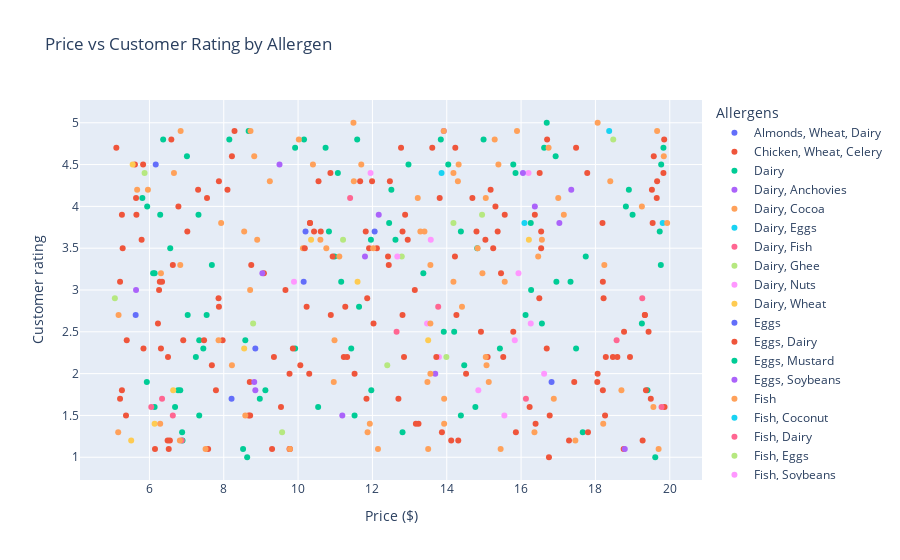

The notebook cell saved with this chart:
### Code cell
fig = px.scatter(data, x='Price ($)', y='Customer rating', color='Allergens', 
                 title="Price vs Customer Rating by Allergen")
fig.show()

### Figure 1 — Plotly figure (JSON) as saved in the notebook; plotly's stock layout.template omitted (floating-point values rounded to 4 significant figures; data arrays with more than 128 entries replaced by an {"elided": "..."} marker saying what was removed)
{"data": [{"hovertemplate": "Allergens=Almonds, Wheat, Dairy<br>Price ($)=%{x}<br>Customer rating=%{y}<extra></extra>", "legendgroup": "Almonds, Wheat, Dairy", "marker": {"color": "#636efa", "symbol": "circle"}, "mode": "markers", "name": "Almonds, Wheat, Dairy", "orientation": "v", "showlegend": true, "type": "scatter", "x": [10.15, 6.17], "xaxis": "x", "y": [3.1, 4.5], "yaxis": "y"}, {"hovertemplate": "Allergens=Chicken, Wheat, Celery<br>Price ($)=%{x}<br>Customer rating=%{y}<extra></extra>", "legendgroup": "Chicken, Wheat, Celery", "marker": {"color": "#EF553B", "symbol": "circle"}, "mode": "markers", "name": "Chicken, Wheat, Celery", "orientation": "v", "showlegend": true, "type": "scatter", "x": [19.65, 17.48], "xaxis": "x", "y": [4.1, 4.7], "yaxis": "y"}, {"hovertemplate": "Allergens=Dairy<br>Price ($)=%{x}<br>Customer rating=%{y}<extra></extra>", "legendgroup": "Dairy", "marker": {"color": "#00cc96", "symbol": "circle"}, "mode": "markers", "name": "Dairy", "orientation": "v", "showlegend": true, "type": "scatter", "x": [10.83, 9.92, 6.14, 14.99, 12.45, 13.37, 18.9, 16.95, 14.82, 6.29, 10.98, 19.76, 6.89, 17.33, 12.97, 6.56, 7.68, 10.54, 19.77, 7.01, 11.07, 8.58, 12.81, 6.14, 12.62, 6.77, 14.04, 11.52, 10.16, 8.67, 7.25, 14.38, 7.34, 13.84, 7.03, 11.97, 11.16, 15.79, 8.15, 16.12, 10.74, 19.25, 16.62, 15.43, 14.47, 14.2, 19.4, 6.83, 17.48, 5.81, 16.69, 16.27, 19.83, 9.12, 9.92, 11.96, 19, 19.73, 8.97, 18.82, 6.88, 7.32, 19.61, 7.45, 8.52, 7.34, 16.26, 16.93, 14.77, 17.66, 5.93, 11.43, 6.1, 6.37, 11.59, 7.54, 13.92, 14.38, 17.74, 5.94, 8.63, 6.69, 11.64], "xaxis": "x", "y": [3.7, 2.3, 3.2, 4.8, 3.8, 3.2, 4.2, 3.1, 3.5, 3.9, 3.4, 3.3, 1.2, 3.1, 4.5, 3.5, 3.3, 1.6, 4.5, 4.6, 4.4, 2.4, 1.3, 1.6, 3.6, 1.8, 4.5, 1.5, 4.8, 4.9, 2.2, 1.5, 2.4, 4.8, 2.7, 1.8, 3.1, 4.5, 4.8, 2.7, 4.7, 2.6, 4.7, 2.3, 2.1, 2.5, 1.8, 1.8, 2.3, 4.1, 5, 3, 4.7, 1.8, 4.7, 3.6, 3.9, 3.7, 1.7, 4, 1.3, 3.9, 1, 2.3, 1.1, 1.5, 3.8, 4.6, 1.6, 1.3, 1.9, 2.3, 3.2, 4.8, 4.8, 2.7, 2.5, 3.7, 3.4, 4, 1, 1.6, 2.8], "yaxis": "y"}, {"hovertemplate": "Allergens=Dairy, Anchovies<br>Price ($)=%{x}<br>Customer rating=%{y}<extra></extra>", "legendgroup": "Dairy, Anchovies", "marker": {"color": "#ab63fa", "symbol": "circle"}, "mode": "markers", "name": "Dairy, Anchovies", "orientation": "v", "showlegend": true, "type": "scatter", "x": [13.69], "xaxis": "x", "y": [2], "yaxis": "y"}, {"hovertemplate": "Allergens=Dairy, Cocoa<br>Price ($)=%{x}<br>Customer rating=%{y}<extra></extra>", "legendgroup": "Dairy, Cocoa", "marker": {"color": "#FFA15A", "symbol": "circle"}, "mode": "markers", "name": "Dairy, Cocoa", "orientation": "v", "showlegend": true, "type": "scatter", "x": [16.46], "xaxis": "x", "y": [3.4], "yaxis": "y"}, {"hovertemplate": "Allergens=Dairy, Eggs<br>Price ($)=%{x}<br>Customer rating=%{y}<extra></extra>", "legendgroup": "Dairy, Eggs", "marker": {"color": "#19d3f3", "symbol": "circle"}, "mode": "markers", "name": "Dairy, Eggs", "orientation": "v", "showlegend": true, "type": "scatter", "x": [19.81], "xaxis": "x", "y": [3.8], "yaxis": "y"}, {"hovertemplate": "Allergens=Dairy, Fish<br>Price ($)=%{x}<br>Customer rating=%{y}<extra></extra>", "legendgroup": "Dairy, Fish", "marker": {"color": "#FF6692", "symbol": "circle"}, "mode": "markers", "name": "Dairy, Fish", "orientation": "v", "showlegend": true, "type": "scatter", "x": [11.4], "xaxis": "x", "y": [4.1], "yaxis": "y"}, {"hovertemplate": "Allergens=Dairy, Ghee<br>Price ($)=%{x}<br>Customer rating=%{y}<extra></extra>", "legendgroup": "Dairy, Ghee", "marker": {"color": "#B6E880", "symbol": "circle"}, "mode": "markers", "name": "Dairy, Ghee", "orientation": "v", "showlegend": true, "type": "scatter", "x": [11.21], "xaxis": "x", "y": [3.6], "yaxis": "y"}, {"hovertemplate": "Allergens=Dairy, Nuts<br>Price ($)=%{x}<br>Customer rating=%{y}<extra></extra>", "legendgroup": "Dairy, Nuts", "marker": {"color": "#FF97FF", "symbol": "circle"}, "mode": "markers", "name": "Dairy, Nuts", "orientation": "v", "showlegend": true, "type": "scatter", "x": [13.47, 13.79], "xaxis": "x", "y": [2.6, 2.2], "yaxis": "y"}, {"hovertemplate": "Allergens=Dairy, Wheat<br>Price ($)=%{x}<br>Customer rating=%{y}<extra></extra>", "legendgroup": "Dairy, Wheat", "marker": {"color": "#FECB52", "symbol": "circle"}, "mode": "markers", "name": "Dairy, Wheat", "orientation": "v", "showlegend": true, "type": "scatter", "x": [11.6, 6.64, 6.14], "xaxis": "x", "y": [3.1, 1.8, 1.4], "yaxis": "y"}, {"hovertemplate": "Allergens=Eggs<br>Price ($)=%{x}<br>Customer rating=%{y}<extra></extra>", "legendgroup": "Eggs", "marker": {"color": "#636efa", "symbol": "circle"}, "mode": "markers", "name": "Eggs", "orientation": "v", "showlegend": true, "type": "scatter", "x": [16.82, 8.21, 8.85], "xaxis": "x", "y": [1.9, 1.7, 2.3], "yaxis": "y"}, {"hovertemplate": "Allergens=Eggs, Dairy<br>Price ($)=%{x}<br>Customer rating=%{y}<extra></extra>", "legendgroup": "Eggs, Dairy", "marker": {"color": "#EF553B", "symbol": "circle"}, "mode": "markers", "name": "Eggs, Dairy", "orientation": "v", "showlegend": true, "type": "scatter", "x": [13.14], "xaxis": "x", "y": [3], "yaxis": "y"}, {"hovertemplate": "Allergens=Eggs, Mustard<br>Price ($)=%{x}<br>Customer rating=%{y}<extra></extra>", "legendgroup": "Eggs, Mustard", "marker": {"color": "#00cc96", "symbol": "circle"}, "mode": "markers", "name": "Eggs, Mustard", "orientation": "v", "showlegend": true, "type": "scatter", "x": [12.51], "xaxis": "x", "y": [4.2], "yaxis": "y"}, {"hovertemplate": "Allergens=Eggs, Soybeans<br>Price ($)=%{x}<br>Customer rating=%{y}<extra></extra>", "legendgroup": "Eggs, Soybeans", "marker": {"color": "#ab63fa", "symbol": "circle"}, "mode": "markers", "name": "Eggs, Soybeans", "orientation": "v", "showlegend": true, "type": "scatter", "x": [12.17], "xaxis": "x", "y": [3.9], "yaxis": "y"}, {"hovertemplate": "Allergens=Fish<br>Price ($)=%{x}<br>Customer rating=%{y}<extra></extra>", "legendgroup": "Fish", "marker": {"color": "#FFA15A", "symbol": "circle"}, "mode": "markers", "name": "Fish", "orientation": "v", "showlegend": true, "type": "scatter", "x": [10.13, 6.83, 5.17, 5.96, 13.93, 12.15, 11.7], "xaxis": "x", "y": [3.5, 3.3, 2.7, 4.2, 1.7, 1.1, 4.5], "yaxis": "y"}, {"hovertemplate": "Allergens=Fish, Coconut<br>Price ($)=%{x}<br>Customer rating=%{y}<extra></extra>", "legendgroup": "Fish, Coconut", "marker": {"color": "#19d3f3", "symbol": "circle"}, "mode": "markers", "name": "Fish, Coconut", "orientation": "v", "showlegend": true, "type": "scatter", "x": [18.37], "xaxis": "x", "y": [4.9], "yaxis": "y"}, {"hovertemplate": "Allergens=Fish, Dairy<br>Price ($)=%{x}<br>Customer rating=%{y}<extra></extra>", "legendgroup": "Fish, Dairy", "marker": {"color": "#FF6692", "symbol": "circle"}, "mode": "markers", "name": "Fish, Dairy", "orientation": "v", "showlegend": true, "type": "scatter", "x": [13.77, 12.65], "xaxis": "x", "y": [2.8, 2.5], "yaxis": "y"}, {"hovertemplate": "Allergens=Fish, Eggs<br>Price ($)=%{x}<br>Customer rating=%{y}<extra></extra>", "legendgroup": "Fish, Eggs", "marker": {"color": "#B6E880", "symbol": "circle"}, "mode": "markers", "name": "Fish, Eggs", "orientation": "v", "showlegend": true, "type": "scatter", "x": [9.57, 5.87], "xaxis": "x", "y": [1.3, 4.4], "yaxis": "y"}, {"hovertemplate": "Allergens=Fish, Soybeans<br>Price ($)=%{x}<br>Customer rating=%{y}<extra></extra>", "legendgroup": "Fish, Soybeans", "marker": {"color": "#FF97FF", "symbol": "circle"}, "mode": "markers", "name": "Fish, Soybeans", "orientation": "v", "showlegend": true, "type": "scatter", "x": [14.85, 15.93, 9.89, 13.57, 16.26, 16.62], "xaxis": "x", "y": [1.8, 3.2, 3.1, 3.6, 2.6, 2], "yaxis": "y"}, {"hovertemplate": "Allergens=Milk<br>Price ($)=%{x}<br>Customer rating=%{y}<extra></extra>", "legendgroup": "Milk", "marker": {"color": "#FECB52", "symbol": "circle"}, "mode": "markers", "name": "Milk", "orientation": "v", "showlegend": true, "type": "scatter", "x": [16.21, 10.35, 13.5, 5.51], "xaxis": "x", "y": [3.6, 3.6, 2.4, 1.2], "yaxis": "y"}, {"hovertemplate": "Allergens=Milk, Strawberries<br>Price ($)=%{x}<br>Customer rating=%{y}<extra></extra>", "legendgroup": "Milk, Strawberries", "marker": {"color": "#636efa", "symbol": "circle"}, "mode": "markers", "name": "Milk, Strawberries", "orientation": "v", "showlegend": true, "type": "scatter", "x": [10.2, 5.63], "xaxis": "x", "y": [3.7, 2.7], "yaxis": "y"}, {"hovertemplate": "Allergens=None<br>Price ($)=%{x}<br>Customer rating=%{y}<extra></extra>", "legendgroup": "None", "marker": {"color": "#EF553B", "symbol": "circle"}, "mode": "markers", "name": "None", "orientation": "v", "showlegend": true, "type": "scatter", "x": {"elided": "148 float values"}, "xaxis": "x", "y": {"elided": "148 float values"}, "yaxis": "y"}, {"hovertemplate": "Allergens=Oats, Dairy<br>Price ($)=%{x}<br>Customer rating=%{y}<extra></extra>", "legendgroup": "Oats, Dairy", "marker": {"color": "#00cc96", "symbol": "circle"}, "mode": "markers", "name": "Oats, Dairy", "orientation": "v", "showlegend": true, "type": "scatter", "x": [16.56], "xaxis": "x", "y": [2.6], "yaxis": "y"}, {"hovertemplate": "Allergens=Peanuts<br>Price ($)=%{x}<br>Customer rating=%{y}<extra></extra>", "legendgroup": "Peanuts", "marker": {"color": "#ab63fa", "symbol": "circle"}, "mode": "markers", "name": "Peanuts", "orientation": "v", "showlegend": true, "type": "scatter", "x": [8.82, 16.37, 9.04, 17.35, 8.85], "xaxis": "x", "y": [1.9, 4, 3.2, 4.2, 1.8], "yaxis": "y"}, {"hovertemplate": "Allergens=Pine nuts, Dairy<br>Price ($)=%{x}<br>Customer rating=%{y}<extra></extra>", "legendgroup": "Pine nuts, Dairy", "marker": {"color": "#FFA15A", "symbol": "circle"}, "mode": "markers", "name": "Pine nuts, Dairy", "orientation": "v", "showlegend": true, "type": "scatter", "x": [10.96, 16.36, 14.18], "xaxis": "x", "y": [1.9, 1.3, 3.1], "yaxis": "y"}, {"hovertemplate": "Allergens=Rice, Dairy<br>Price ($)=%{x}<br>Customer rating=%{y}<extra></extra>", "legendgroup": "Rice, Dairy", "marker": {"color": "#19d3f3", "symbol": "circle"}, "mode": "markers", "name": "Rice, Dairy", "orientation": "v", "showlegend": true, "type": "scatter", "x": [16.09], "xaxis": "x", "y": [3.8], "yaxis": "y"}, {"hovertemplate": "Allergens=Shellfish<br>Price ($)=%{x}<br>Customer rating=%{y}<extra></extra>", "legendgroup": "Shellfish", "marker": {"color": "#FF6692", "symbol": "circle"}, "mode": "markers", "name": "Shellfish", "orientation": "v", "showlegend": true, "type": "scatter", "x": [18.57, 19.78, 6.05, 6.87, 16.13, 6.63], "xaxis": "x", "y": [2.4, 1.6, 1.6, 1.2, 1.7, 1.5], "yaxis": "y"}, {"hovertemplate": "Allergens=Shellfish, Dairy<br>Price ($)=%{x}<br>Customer rating=%{y}<extra></extra>", "legendgroup": "Shellfish, Dairy", "marker": {"color": "#B6E880", "symbol": "circle"}, "mode": "markers", "name": "Shellfish, Dairy", "orientation": "v", "showlegend": true, "type": "scatter", "x": [8.79, 12.4, 18.48, 13.99, 12.79, 14.95], "xaxis": "x", "y": [2.6, 2.1, 4.8, 2.2, 3.4, 3.9], "yaxis": "y"}, {"hovertemplate": "Allergens=Shellfish, Eggs<br>Price ($)=%{x}<br>Customer rating=%{y}<extra></extra>", "legendgroup": "Shellfish, Eggs", "marker": {"color": "#FF97FF", "symbol": "circle"}, "mode": "markers", "name": "Shellfish, Eggs", "orientation": "v", "showlegend": true, "type": "scatter", "x": [16.2, 15.55], "xaxis": "x", "y": [4.4, 1.5], "yaxis": "y"}, {"hovertemplate": "Allergens=Shellfish, Pork<br>Price ($)=%{x}<br>Customer rating=%{y}<extra></extra>", "legendgroup": "Shellfish, Pork", "marker": {"color": "#FECB52", "symbol": "circle"}, "mode": "markers", "name": "Shellfish, Pork", "orientation": "v", "showlegend": true, "type": "scatter", "x": [5.55], "xaxis": "x", "y": [4.5], "yaxis": "y"}, {"hovertemplate": "Allergens=Shellfish, Soybeans<br>Price ($)=%{x}<br>Customer rating=%{y}<extra></extra>", "legendgroup": "Shellfish, Soybeans", "marker": {"color": "#636efa", "symbol": "circle"}, "mode": "markers", "name": "Shellfish, Soybeans", "orientation": "v", "showlegend": true, "type": "scatter", "x": [12.06], "xaxis": "x", "y": [3.7], "yaxis": "y"}, {"hovertemplate": "Allergens=Soybeans<br>Price ($)=%{x}<br>Customer rating=%{y}<extra></extra>", "legendgroup": "Soybeans", "marker": {"color": "#EF553B", "symbol": "circle"}, "mode": "markers", "name": "Soybeans", "orientation": "v", "showlegend": true, "type": "scatter", "x": [19.49, 13.81, 5.11, 11.86, 18.93, 15.31, 18.59, 12.47], "xaxis": "x", "y": [1.7, 4.1, 4.7, 2.9, 2.2, 4, 2.2, 4.3], "yaxis": "y"}, {"hovertemplate": "Allergens=Soybeans, Fish<br>Price ($)=%{x}<br>Customer rating=%{y}<extra></extra>", "legendgroup": "Soybeans, Fish", "marker": {"color": "#00cc96", "symbol": "circle"}, "mode": "markers", "name": "Soybeans, Fish", "orientation": "v", "showlegend": true, "type": "scatter", "x": [15.85], "xaxis": "x", "y": [4.4], "yaxis": "y"}, {"hovertemplate": "Allergens=Wheat<br>Price ($)=%{x}<br>Customer rating=%{y}<extra></extra>", "legendgroup": "Wheat", "marker": {"color": "#ab63fa", "symbol": "circle"}, "mode": "markers", "name": "Wheat", "orientation": "v", "showlegend": true, "type": "scatter", "x": [13.92, 18.79, 11.8, 9.5, 11.19, 16.05, 17.03, 5.64], "xaxis": "x", "y": [4.9, 1.1, 3.4, 4.5, 1.5, 4.4, 3.8, 3], "yaxis": "y"}, {"hovertemplate": "Allergens=Wheat, Dairy<br>Price ($)=%{x}<br>Customer rating=%{y}<extra></extra>", "legendgroup": "Wheat, Dairy", "marker": {"color": "#FFA15A", "symbol": "circle"}, "mode": "markers", "name": "Wheat, Dairy", "orientation": "v", "showlegend": true, "type": "scatter", "x": [18.21, 17.15, 10.4, 12.02, 15.89, 8.22, 13.93, 14.32, 14.83, 9.24, 16.56, 7.86, 6.29, 8.71, 6.84, 9.78, 8.9, 8.72, 13.22, 13.56, 14.3, 7.51, 17.46, 13.56, 11.5, 19.25, 8.82, 10.02, 11.93, 8.55, 13.56, 11.87, 6.82, 10.76, 15.05, 18.4, 19.56, 7.93, 19.93, 8.58, 13.48, 19.7, 15.05, 6.66, 15.13, 18.06, 13.4, 11.11, 14.41, 15.45, 5.16, 19.84, 5.67, 6.31, 16.74, 14.18, 13.92, 18.24, 17, 15.56, 11.49, 10.98, 15.29, 19.66, 18.7, 13.29, 15.39, 15.07, 16.88, 10.6, 13.5, 14.96], "xaxis": "x", "y": [1.4, 3.9, 4.5, 3.5, 4.9, 2.1, 1.4, 4.5, 3.5, 4.3, 3.6, 2.4, 1.4, 3, 4.9, 1.1, 3.6, 4.9, 4.1, 2, 4.3, 1.1, 1.2, 2.6, 4.3, 4, 4.6, 4.8, 1.4, 3.7, 3.3, 1.3, 1.2, 3.5, 2.2, 4.3, 1.6, 3.8, 3.8, 1.5, 1.9, 1.1, 4.1, 4.4, 1.9, 5, 3.7, 3.4, 2.8, 1.1, 1.3, 4.6, 4.2, 3.2, 4.7, 4.4, 4.9, 3.3, 4.1, 3.1, 5, 2.4, 4.8, 4.9, 1.8, 3.7, 4.5, 2.1, 1.7, 3.6, 1.1, 3.2], "yaxis": "y"}, {"hovertemplate": "Allergens=Wheat, Dairy, Alcohol<br>Price ($)=%{x}<br>Customer rating=%{y}<extra></extra>", "legendgroup": "Wheat, Dairy, Alcohol", "marker": {"color": "#19d3f3", "symbol": "circle"}, "mode": "markers", "name": "Wheat, Dairy, Alcohol", "orientation": "v", "showlegend": true, "type": "scatter", "x": [13.86], "xaxis": "x", "y": [4.4], "yaxis": "y"}, {"hovertemplate": "Allergens=Wheat, Dairy, Cocoa<br>Price ($)=%{x}<br>Customer rating=%{y}<extra></extra>", "legendgroup": "Wheat, Dairy, Cocoa", "marker": {"color": "#FF6692", "symbol": "circle"}, "mode": "markers", "name": "Wheat, Dairy, Cocoa", "orientation": "v", "showlegend": true, "type": "scatter", "x": [19.26, 6.34], "xaxis": "x", "y": [2.9, 1.7], "yaxis": "y"}, {"hovertemplate": "Allergens=Wheat, Dairy, Eggs<br>Price ($)=%{x}<br>Customer rating=%{y}<extra></extra>", "legendgroup": "Wheat, Dairy, Eggs", "marker": {"color": "#B6E880", "symbol": "circle"}, "mode": "markers", "name": "Wheat, Dairy, Eggs", "orientation": "v", "showlegend": true, "type": "scatter", "x": [14.18, 5.07], "xaxis": "x", "y": [3.8, 2.9], "yaxis": "y"}, {"hovertemplate": "Allergens=Wheat, Dairy, Nuts<br>Price ($)=%{x}<br>Customer rating=%{y}<extra></extra>", "legendgroup": "Wheat, Dairy, Nuts", "marker": {"color": "#FF97FF", "symbol": "circle"}, "mode": "markers", "name": "Wheat, Dairy, Nuts", "orientation": "v", "showlegend": true, "type": "scatter", "x": [11.95, 12.67, 15.83], "xaxis": "x", "y": [4.4, 3.4, 2.4], "yaxis": "y"}, {"hovertemplate": "Allergens=Wheat, Pork, Dairy<br>Price ($)=%{x}<br>Customer rating=%{y}<extra></extra>", "legendgroup": "Wheat, Pork, Dairy", "marker": {"color": "#FECB52", "symbol": "circle"}, "mode": "markers", "name": "Wheat, Pork, Dairy", "orientation": "v", "showlegend": true, "type": "scatter", "x": [8.55], "xaxis": "x", "y": [2.3], "yaxis": "y"}], "layout": {"autosize": true, "legend": {"title": {"text": "Allergens"}, "tracegroupgap": 0}, "title": {"text": "Price vs Customer Rating by Allergen"}, "xaxis": {"anchor": "y", "autorange": true, "domain": [0, 1], "range": [4.158, 20.84], "title": {"text": "Price ($)"}, "type": "linear"}, "yaxis": {"anchor": "x", "autorange": true, "domain": [0, 1], "range": [0.6699, 5.33], "title": {"text": "Customer rating"}, "type": "linear"}}}
